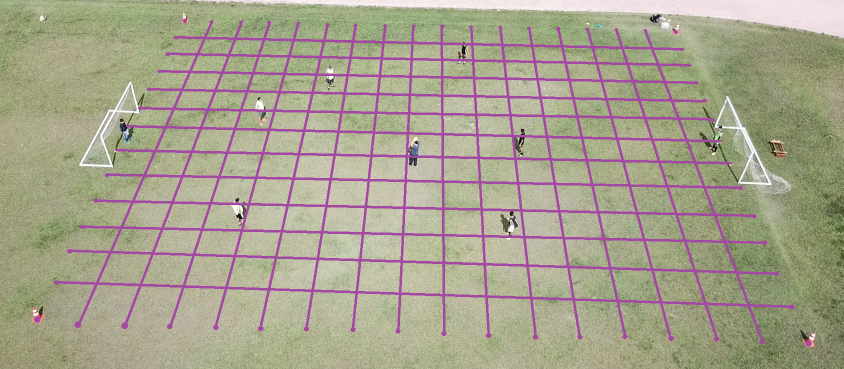
#> input picture 7_delimitarCampo_v3/drone/img_drone_com_linhas.png, 1687 x 738 px (shown at 1/2 size)
$ python homografiaCampDrone.py
#> lines starting #> are read from the running program, lines starting #| are printed output that depends on the picture
import cv2
import numpy as np
import matplotlib.pyplot as plt

# Read source image.
img_src = cv2.imread('img_drone_com_linhas.png')
#> img_src is the input picture: shape (738, 1687, 3); mean B, G, R 141.7, 162.7, 167.6

# Four corners of the 3D court + mid-court circle point in source image
# Start top-left corner and go anti-clock wise + mid-court circle point
pts_src = np.float32([[74,639], [1617, 690], #A, B
                [1352, 62], [369, 39]])  #C, D

#encontrar a largura maxima
width_AB = np.sqrt(((pts_src[0][0] - pts_src[1][0]) ** 2) + ((pts_src[0][1] - pts_src[1][1]) ** 2))
width_DC = np.sqrt(((pts_src[3][0] - pts_src[2][0]) ** 2) + ((pts_src[3][1] - pts_src[2][1]) ** 2))
maxWidth = max(int(width_AB), int(width_DC))

#encontrar alttura maxima
height_AD = np.sqrt(((pts_src[0][0] - pts_src[3][0]) ** 2) + ((pts_src[0][1] - pts_src[3][1]) ** 2))
height_BC = np.sqrt(((pts_src[1][0] - pts_src[2][0]) ** 2) + ((pts_src[1][1] - pts_src[2][1]) ** 2))
maxHeight = max(int(height_AD), int(height_BC))

#saida pra ficar em 2D          #eu nao entendi muito bem apenas peguei
output_pts = np.float32([[0, maxHeight - 1],
                        [maxWidth - 1, maxHeight - 1],
                        [maxWidth - 1, 0],
                        [0, 0]])

# Compute the perspective transform M
M = cv2.getPerspectiveTransform(pts_src,output_pts)

#image esult
out = cv2.warpPerspective(img_src,M,(maxWidth, maxHeight),flags=cv2.INTER_LINEAR)
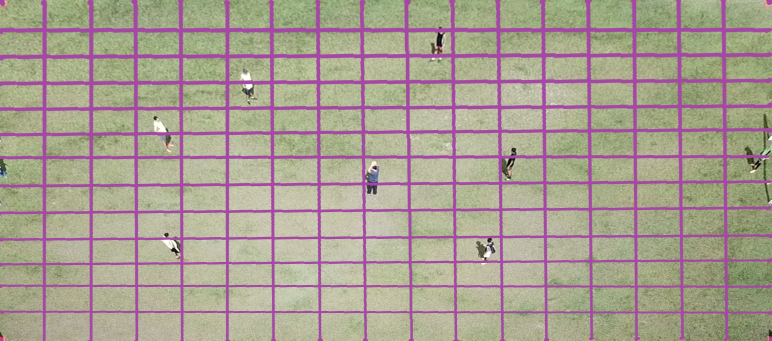
#> out: shape (681, 1543, 3) (shown at 1/2 size); mean B, G, R 145.6, 159.6, 169.6

# rotate image
#Rotated_image = cv2.rotate(out, cv2.ROTATE_90_COUNTERCLOCKWISE)

# cv2.imwrite("output.jpg", out)

cv2.imshow("saida", out)
cv2.waitKey(0)
cv2.destroyAllWindows()
